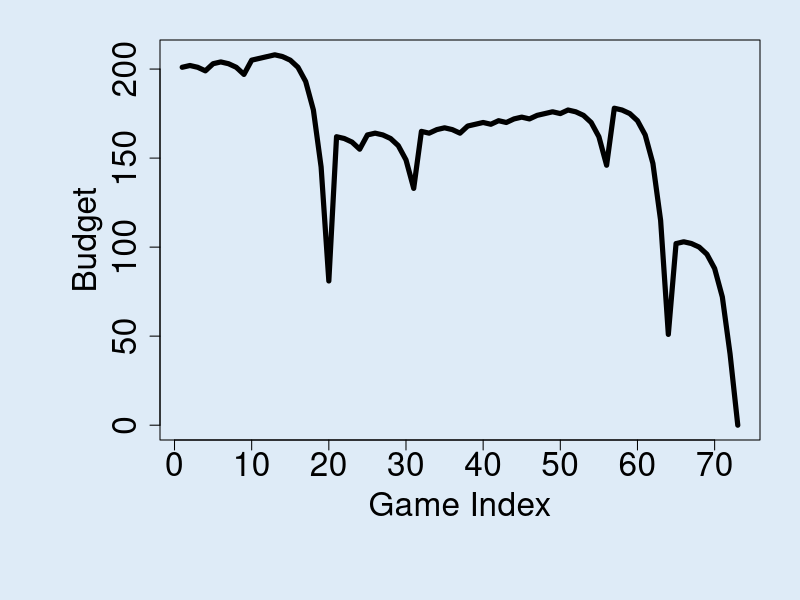
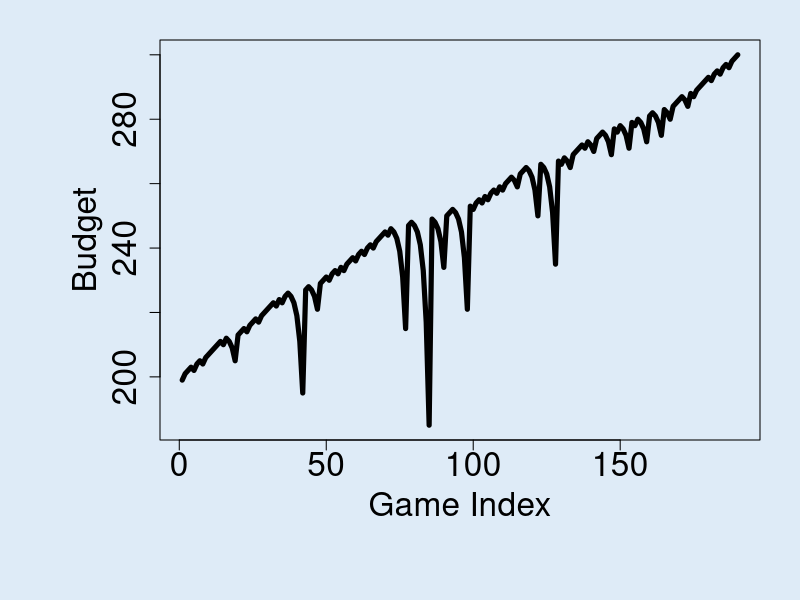
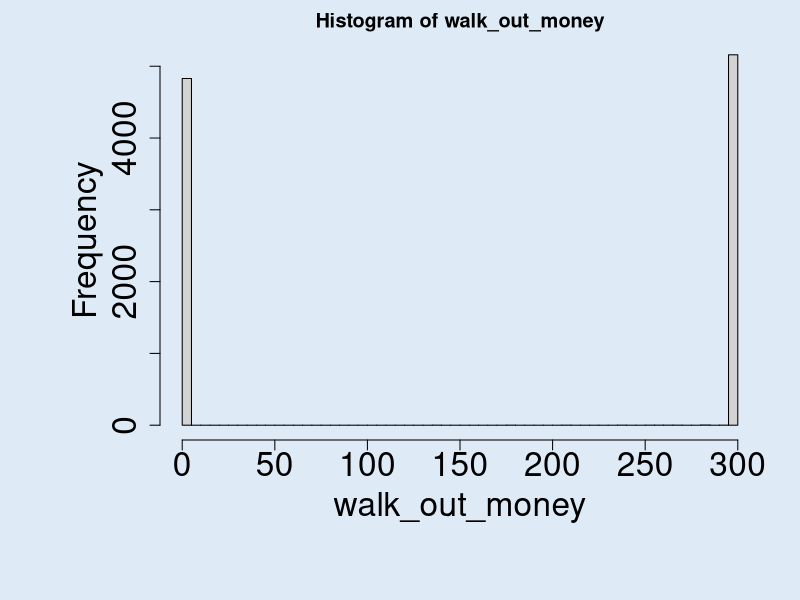
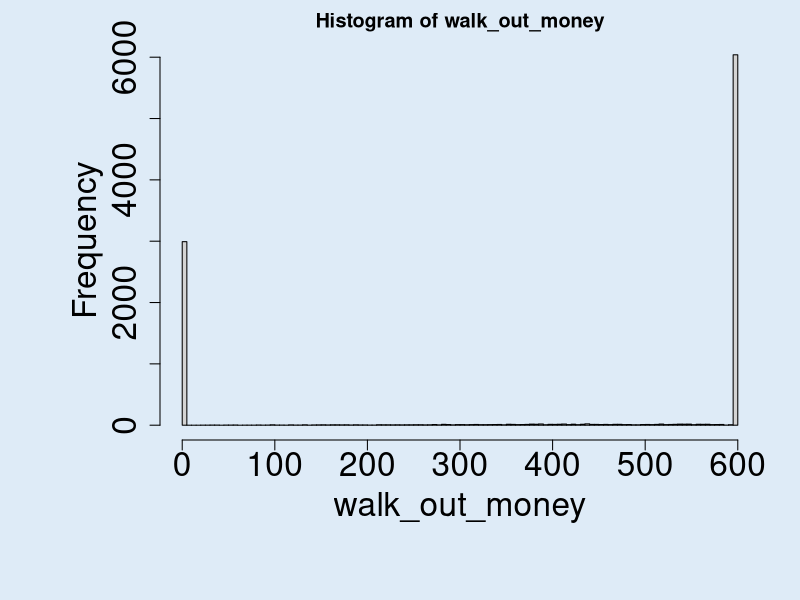

Write the R code that produced these figures, in order. (Note: a time limit stopped this script after it produced the figures.)
## ---- chunk 1
single_spin <- function(){
  possible_outcomes <- c(rep("red",18), rep("black",18), rep("green",2))
  sample(possible_outcomes, 1)
}


martingale_wager <- function(
  previous_wager
  , previous_outcome
  , max_wager
  , current_budget
){
  if(previous_outcome == "red") return(1)
  min(2*previous_wager, max_wager, current_budget)
}

one_play <- function(previous_ledger_entry, max_wager){
  # Create a copy of the input object that will become the output object
  out <- previous_ledger_entry
  out[1, "game_index"] <- previous_ledger_entry[1, "game_index"] + 1
  out[1, "starting_budget"] <- previous_ledger_entry[1, "ending_budget"]
  out[1, "wager"] <- martingale_wager(
    previous_wager = previous_ledger_entry[1, "wager"]
    , previous_outcome = previous_ledger_entry[1, "outcome"]
    , max_wager = max_wager
    , current_budget = out[1, "starting_budget"]
  )
  out[1, "outcome"] <- single_spin()
  out[1, "ending_budget"] <- out[1, "starting_budget"] + 
    ifelse(out[1, "outcome"] == "red", +1, -1)*out[1, "wager"]
  return(out)
}

one_series <- function(
  max_games, starting_budget, winning_threshold, max_wager
){
  # Initialize ledger
  ledger <- data.frame(
      game_index = 0:max_games
    , starting_budget = NA_integer_
    , wager = NA_integer_
    , outcome = NA_character_
    , ending_budget = NA_integer_
  )
  ledger[1, "wager"] <- 1
  ledger[1, "outcome"] <- "red"
  ledger[1, "ending_budget"] <- starting_budget
  for(i in 2:nrow(ledger)){
    #browser()
    ledger[i,] <- one_play(ledger[i-1,], max_wager)
    if(stopping_rule(ledger[i,], winning_threshold)) break
  }
  # Return non-empty portion of ledger
  ledger[2:i, ]
}

stopping_rule <- function(
  ledger_entry
  , winning_threshold
){
  ending_budget <- ledger_entry[1, "ending_budget"]
  if(ending_budget <= 0) return(TRUE)
  if(ending_budget >= winning_threshold) return(TRUE)
  FALSE
}

profit <- function(ledger){
  n <- nrow(ledger)
  profit <- ledger[n, "ending_budget"] - ledger[1, "starting_budget"]
  return(profit)
}
require(magrittr)
require (dplyr)

svg(filename = "loser.svg", width=16, height =9)
par(cex.axis=2, cex.lab = 2, mar = c(8,8,2,2), bg = rgb(222, 235, 247, max = 255))
set.seed(1)
ledger <- one_series(200,200,300,500)
plot(ledger[,c(1,5)], type = "l", lwd = 5, xlab = "Game Index", ylab = "Budget")


svg(filename = "winner.svg", width=16, height =9)
par(cex.axis=2, cex.lab = 2, mar = c(8,8,2,2), bg = rgb(222, 235, 247, max = 255))
set.seed(2)
l2 <- one_series(200,200,300,500)
plot(l2[,c(1,5)], type = "l", lwd = 5, xlab = "Game Index", ylab = "Budget")

## ---- chunk 2
#average number of plays before stopping

runing_time <- rep(NA, 1000)
for(i in seq_along(runing_time)){
ledger <- one_series(200,200,300,500)
runing_time[i] <-as.numeric(count(na.omit(ledger,"game_index")))
}

mean(runing_time)
## ---- chunk 3
profit(ledger)
## ---- chunk 4
as.numeric(count(na.omit(ledger,"game_index")))

## ---- chunk 5
as.numeric(count(na.omit(l2,"game_index")))

## ---- chunk 6
# Simulation
one_play <- function(state){
  
    # Wager
    proposed_wager <- ifelse(state$previous_win, 1, 2*state$previous_wager)
    wager <- min(proposed_wager, state$M, state$B)
    
    # Spin of the wheel
    red <- rbinom(1,1,18/38)
    
    # Update state
    state$plays <- state$plays + 1
    state$previous_wager <- wager
    if(red){
      # WIN
      state$B <- state$B + wager
      state$previous_win <- TRUE
    }else{
      # LOSE
      state$B <- state$B - wager
      state$previous_win <- FALSE
    }
  state
}


stop_play <- function(state){
  if(state$B <= 0) return(TRUE)
  if(state$plays >= state$L) return(TRUE)
  if(state$B >= state$W) return(TRUE)
  FALSE
}


one_series <- function(
    B = 200
  , W = 300
  , L = 1000
  , M = 100
){

  # initial state
  state <- list(
    B = B
  , W = W
  , L = L
  , M = M
  , plays = 0
  , previous_wager = 0
  , previous_win = TRUE
  )
  
  # vector to store budget over series of plays
  budget <- rep(NA, L)
  
  # For loop of plays
  for(i in 1:L){
    new_state <- state %>% one_play
    budget[i] <- new_state$B
    if(new_state %>% stop_play){
      return(budget[1:i])
    }
    state <- new_state
  }
  budget    
}

# helper function
get_last <- function(x) x[length(x)] 
walk_out_money <- rep(NA, 10000)
for(j in seq_along(walk_out_money)){
  walk_out_money[j] <- one_series(B = 200, W = 300, L = 1000, M = 100) %>% get_last
}

# Estimated earnings
mean(walk_out_money - 200)

## ---- chunk 7
# Walk out money distribution
hist(walk_out_money, breaks = 100)
## ---- chunk 8
# Estimated earnings
mean(walk_out_money > 200)
## ---- chunk 9
 # Simulation
      walk_out_money <- rep(NA, 10000)
      for(j in seq_along(walk_out_money)){
      walk_out_money[j] <- one_series(B = 500, W = 600, L = 1000, M = 100) %>% get_last
      }
## ---- chunk 10
mean(walk_out_money - 600)
## ---- chunk 11
# Walk out money distribution
hist(walk_out_money, breaks = 100)
## ---- chunk 12
mean(walk_out_money > 500)

## ---- chunk 13
one_play <- function(state){
  
    # Wager
    proposed_wager <- ifelse(state$previous_win, 1, 2*state$previous_wager)
    wager <- min(proposed_wager, state$M, state$B)
    
    # Spin of the wheel
    red <- rbinom(1,1,18/38)
    
    # Update state
    state$plays <- state$plays + 1
    state$previous_wager <- wager
    if(red){
      # WIN
      state$B <- state$B + wager
      state$previous_win <- TRUE
    }else{
      # LOSE
      state$B <- state$B - wager
      state$previous_win <- FALSE
    }
  state
}


stop_play <- function(state){
  if(state$B <= 0) return(TRUE)
  if(state$plays >= state$L) return(TRUE)
  if(state$B >= state$W) return(TRUE)
  FALSE
}


one_series <- function(
    B = 200
  , W = 300
  , L = 1000
  , M = 100
){

  # initial state
  state <- list(
    B = B
  , W = W
  , L = L
  , M = M
  , plays = 0
  , previous_wager = 0
  , previous_win = TRUE
  )
  
  # vector to store budget over series of plays
  budget <- rep(NA, L)
  
  # For loop of plays
  for(i in 1:L){
    new_state <- state %>% one_play
    budget[i] <- new_state$B
    if(new_state %>% stop_play){
      return(budget[1:i])
    }
    state <- new_state
  }
  budget    
}

# helper function
get_last <- function(x) x[length(x)]  
walk_out_money <- rep(NA, 100)
      for(j in seq_along(walk_out_money)){
      walk_out_money[j] <- one_series(B = 200, W = 300, L = 500, M = 100) %>% get_last
      }
## ---- chunk 14
mean(walk_out_money - 300)
## ---- chunk 15
# Walk out money distribution
hist(walk_out_money, breaks = 100)
## ---- chunk 16
mean(walk_out_money > 200)
